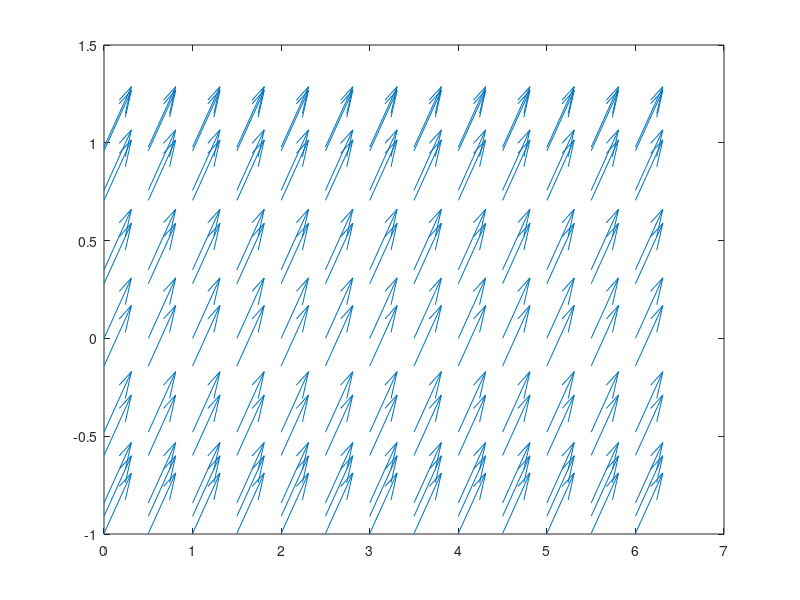

Reproduce this figure in MATLAB.
clear; close all; clc;

alpha = 1;
x1 = 0:0.5:2*pi;
x2 = -sin(x1)./alpha;

quiver(x1, x2, ones(length(x1))*alpha, ones(length(x1))*1) 